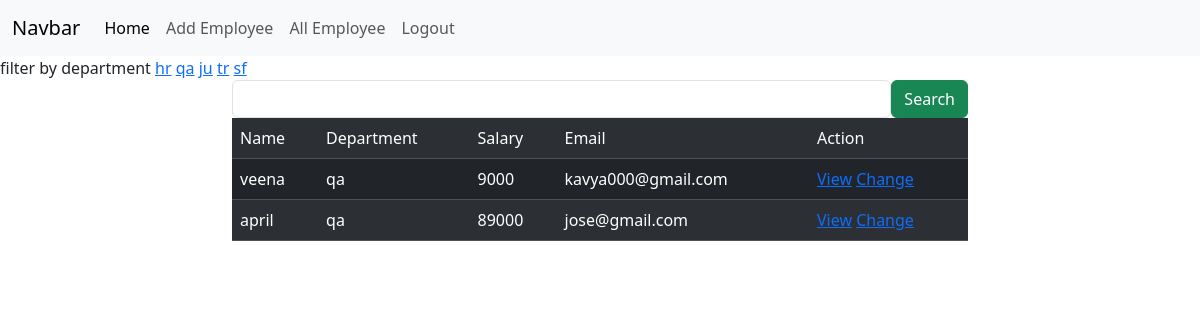
Page /employees/all?department=qa (signed in) on the committed database.
### crm/models.py (models this page shows)
class Employees(models.Model):
    name=models.CharField(max_length=100)
    department=models.CharField(max_length=100)
    salary=models.PositiveIntegerField()
    email=models.EmailField(unique=True)
    age=models.PositiveIntegerField(max_length=100)
    contact=models.CharField(max_length=100)
    image=models.ImageField(upload_to="images",null=True,blank=True)
    dob=models.DateField(null=True,blank=True)

### crm/views.py (the view, shortened to what this page needs)
# urls.py: path("employees/all",views.EmployeeListView.as_view(),name="emp-all"),
@method_decorator(signin_required,name="dispatch")
class EmployeeListView(View):
    def get(self,request,*args,**kwargs):
        qs=Employees.objects.all()
        departments=Employees.objects.all().values_list("department",flat=True).distinct()
        print(departments)
        if "department" in request.GET:
            dept=request.GET.get("department")
            qs=qs.filter(department__iexact=dept)
        return render(request,"emp_list.html",{"data":qs,"department":departments})

### crm/views.py (called while the page is built)
def signin_required(fn):
    def wrapper(request,*args,**kwargs):
        if not request.user.is_authenticated:
            messages.error(request,"in  valid session")
            return redirect("signin")
        else:
            return fn(request,*args,**kwargs)
    return wrapper

### crm/templates/emp_list.html (shortened to what this page needs)
{%extends 'base.html'%}
{%block body_block %}
<div>
    filter by department
    {%for dep in department%}
    <a href="{%url 'emp-all'%}?department={{dep}}">{{dep}}</a>
    {%endfor%}
</div>
<div class="container">
    <div class="row">
        <div class="col-2"></div>
        <div class="col-8">
            <form action="" method="post">
                <div class="d-flex">
                <input type="text" name="box" class="form-control">
                <button type="submit" class="btn btn-success">Search</button>
            </form>
        </div>
        </div>
        <div class="col-2"></div>
    </div>
<div class="container">
    <div class="row">
        <div class="col-2"></div>
        <div class="col-8">
               <table class="table table-dark table-striped caption-top">
                <tr>
                    <td>Name</td>
                    <td>Department</td>
                    <td>Salary</td>
                    <td>Email</td>
                    <td>Action</td>
                </tr>
                {%for emp in data%}
                <tr>
                    <td>{{emp.name}}</td>
                    <td>{{emp.department}}</td>
                    <td>{{emp.salary}}</td>
                    <td>{{emp.email}}</td>
                    <td><a href="{%url 'emp-detail' emp.id%}">View</a>
                    <a href="{%url 'emp-edit' emp.id%}">Change</a>
                    </td>
                </tr>
                {%endfor%}
               </table>
        </div>
        <div class="col-2"></div>
    </div>
</div>
{%endblock%}

### rows in the picture
Employees: name "veena", department "qa", salary "9000", email "kavya000@gmail.com"
Employees: name "april", department "qa", salary "89000", email "jose@gmail.com"

### other values in the picture
{{ dep }} "hr" "qa" "ju" "tr" "sf"
